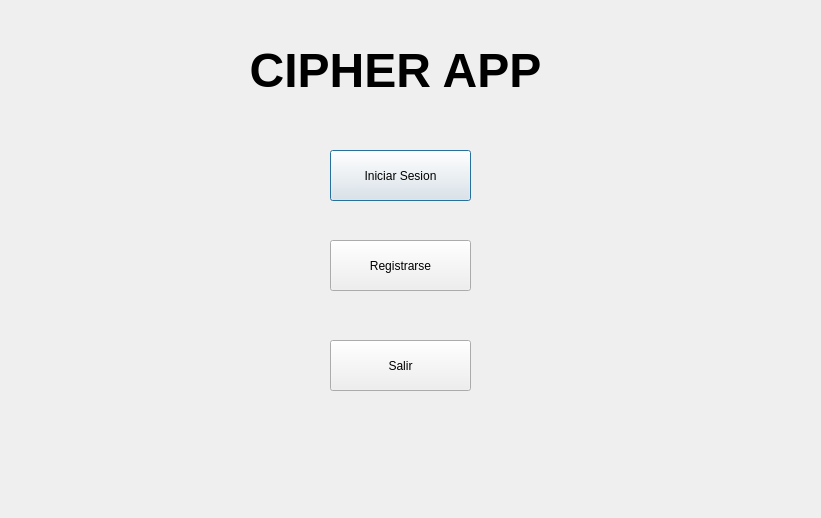
<?xml version="1.0" encoding="UTF-8"?>
<ui version="4.0">
 <class>Dialog</class>
 <widget class="QDialog" name="Dialog">
  <property name="geometry">
   <rect>
    <x>0</x>
    <y>0</y>
    <width>821</width>
    <height>518</height>
   </rect>
  </property>
  <property name="windowTitle">
   <string>menuInicial</string>
  </property>
  <widget class="QLabel" name="label">
   <property name="geometry">
    <rect>
     <x>190</x>
     <y>40</y>
     <width>411</width>
     <height>61</height>
    </rect>
   </property>
   <property name="font">
    <font>
     <pointsize>36</pointsize>
     <bold>true</bold>
    </font>
   </property>
   <property name="text">
    <string>CIPHER APP</string>
   </property>
   <property name="alignment">
    <set>Qt::AlignmentFlag::AlignCenter</set>
   </property>
  </widget>
  <widget class="QPushButton" name="signInbtt">
   <property name="geometry">
    <rect>
     <x>330</x>
     <y>150</y>
     <width>141</width>
     <height>51</height>
    </rect>
   </property>
   <property name="text">
    <string>Iniciar Sesion</string>
   </property>
  </widget>
  <widget class="QPushButton" name="registerBtt">
   <property name="geometry">
    <rect>
     <x>330</x>
     <y>240</y>
     <width>141</width>
     <height>51</height>
    </rect>
   </property>
   <property name="text">
    <string>Registrarse</string>
   </property>
  </widget>
  <widget class="QPushButton" name="salirBtt">
   <property name="geometry">
    <rect>
     <x>330</x>
     <y>340</y>
     <width>141</width>
     <height>51</height>
    </rect>
   </property>
   <property name="text">
    <string>Salir</string>
   </property>
  </widget>
 </widget>
 <resources/>
 <connections/>
</ui>
